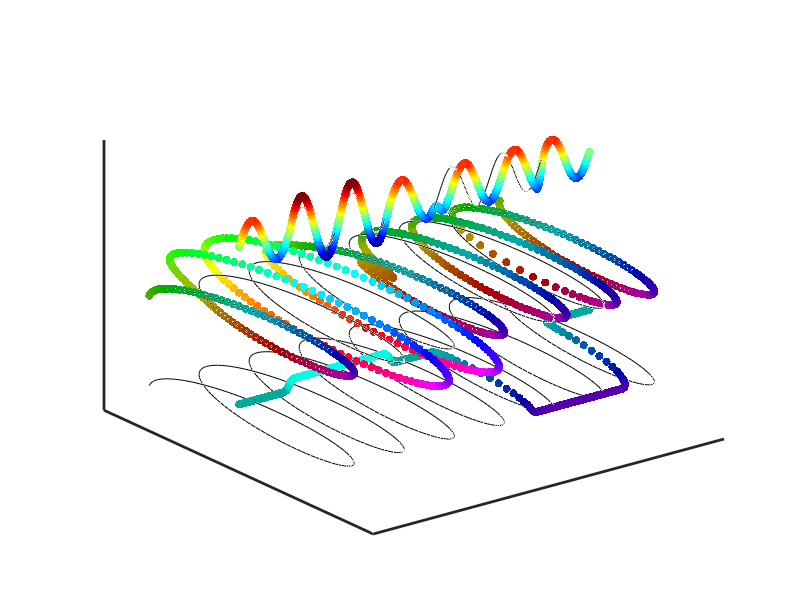

Write MATLAB code to recreate this figure. (Note: this script raises an error after producing the figure.)
%% panel 3 - Demodulation demo
nSteps = 700;
x = linspace(0,14*pi,nSteps);
y = exp(1i*x);
A = [zeros(100,1); ones(200,1); zeros(400,1)]/2+1;
win = 20;
A = filtfilt(gausswin(win),sum(gausswin(win)),A);
dP = [zeros(400,1); ones(200,1); zeros(100,1)]*-pi/2;
dP = filtfilt(gausswin(win),sum(gausswin(win)),dP);
z = A'.*exp(1i*(x+dP'));zd = -conj((z.*conj(y))*1i);
angCol = colormap('hsv');angCol = circshift(angCol,[16 0]);
absCol = colormap('jet');
c = ceil((angle(z)+pi)/(2*pi)*64);
c1 = imag(z)-min(imag(z))+eps;
c1 = ceil(c1/max(c1)*64);
figure;sh = 4;
plot3(1:nSteps,zeros(size(y)),imag(y),'k');
hold all;scatter3(1:nSteps,zeros(size(z)),imag(z),[],absCol(c1,:),'filled');
plot3(1:nSteps,real(y),imag(y)-sh,'k');
hold all;scatter3(1:nSteps,real(z),imag(z)-sh,[],bsxfun(@times,angCol(c,:),(A/max(A))),'filled');
plot3(1:nSteps,real(y),imag(y)-2*sh,'k');
c = max(1,ceil((angle(zd)+pi)/(2*pi)*64));
hold all;scatter3(1:nSteps,real(zd),imag(zd)-2*sh,[],bsxfun(@times,angCol(c,:),(A/max(A))),'filled');
set(gca,'xtick',[],'ytick',[],'ztick',[],'linewidth',2);
%% panel 4/5
inds = 52965:53140;angCol = colormap('hsv');
%temp = filtLow(angVel(pos)',1250/32,2);
[posa,s,u] = svds(pos(:,1:2),1);
posa = s*posa;
temp = filtLow(diff(posa(inds)),1250/32,2);
indsa = inds(1)*4:inds(end)*4;
X1 = morFilter(X(:,indsa(1)-1000:indsa(end)+1000),8,1250/8);X1 = X1(:,1001:end-1000);
[u,s,v1] = svds(X1,1);
um = mean(abs(u)).*exp(1i*circ_mean(angle(u)));
v2 = um*s*v1';
%% panel 4
sub = 100:285;mA = max(max(abs(X1(:,sub))));
v1c = mean(abs(v2(sub)))*exp(1i*angle(v2(sub)));
figure;plot3((sub-min(sub))/1250*8,real(v1c),imag(v1c),'k');hold all;
sh = s/50;
plot3((sub-min(sub))/1250*8,real(v1c),imag(v1c)-sh,'k');hold all;
%X1d = bsxfun(@times,X1(:,sub),exp(1i*(-angle(v1c))));
X1d = exp(1i*angle(conj(u*s*v1(sub)'))).*X1(:,sub);
X1d = abs(X1d).*exp(1i*(angle(X1d) + pi/2));
for i = 1:size(X1,1)
    c = ceil((angle(X1(i,sub))+pi)/(2*pi)*64);
    scatter3((sub-min(sub))/1250*8,real(X1(i,sub)),imag(X1(i,sub)),[],bsxfun(@times,angCol(c,:),abs(X1(i,sub)')/mA),'filled');
    c = min(64,max(1,ceil((angle(X1d(i,:))+pi)/(2*pi)*64)));
    scatter3((sub-min(sub))/1250*8,real(X1d(i,:)),imag(X1d(i,:))-sh,[],bsxfun(@times,angCol(c,:),abs(X1(i,sub)')/mA),'filled');
end
%% panel 5
c = ceil((angle(v2)+pi)/(2*pi)*64);
figure;subplot('position',[.1 .85 .9 .1]);plot(temp*1250/32,'k','linewidth',2);axis tight;set(gca,'xtick',[],'fontsize',16);title('Velocity');ylabel('cm/s');
subplot('position',[.1 .6 .9 .2]);imagesc(X(:,indsa));set(gca,'ytick',[1 64],'xtick',[],'fontsize',16);title('Raw LFP');
subplot('position',[.1 .3 .9 .2]);imagesc(complexIm(X1,0,1));set(gca,'ytick',[1 64],'xtick',[],'fontsize',16);ylabel('Channel #');title('Filtered Theta');
subplot('position',[.1 .26 .9  .03]);scatter(1:numel(v2),real(v2),[],angCol(c,:),'filled');axis tight off;
subplot('position',[.1 .01 .9 .2]);imagesc(linspace(0,size(X1,2)/1250*8,size(X1,2)),1:64,...bsxfun(@times,X1,exp(1i*angle(v1)'))
    complexIm(bsxfun(@times,X1,exp(1i*-angle(v2))),0,1,16));%.*exp(1i*-angle(u*v1')),0,2,16));
set(gca,'ytick',[1 64],'xtick',1:4,'fontsize',16);title('Demodulated Theta');xlabel('Time (s)');

%figure;subplot(4,1,2);imagesc(complexIm(v2,0,1));colorbar;axis off;
%c = ceil(mod(angle(v2),2*pi)/(2*pi)*64);%(angle(v2*1i)+pi)
%subplot(4,1,3);scatter(1:numel(v2),real(v2),[],angCol(c,:),'filled');
%set(gca,'color','w','xtick',[],'ytick',[]);axis tight; colorbar;
%% panel 6
offSet = 1;
Xf1 = [bsxfun(@times,Xf,exp(1i*angle(v(:,1))).');...
[zeros(offSet,1); v(1+offSet:end,1).*conj(v(1:end-offSet,1))./abs(v(1:end-offSet,1))].'];
Xf1 = [real(Xf1);imag(Xf1)];
Xf1 = zscore(Xf1,0,2);
t = conj(complex(W(p2,1:end/2),W(p2,end/2+1:end)))*complex(Xf1(1:65,:),Xf1(66:end,:));
%%
t = W(p2,:)*zscore(Xf1,0,2);
Wp = pinv(W);Wp = Wp(:,p2);
%%
[sp cellInfo] = hipSpikes('ec014.468',32/1.25);
spf = morFilter(sp,8,1250/32);clear sp;
s1 =  [35    17    19     7    26    27    60     6    33    39    50    54    18    67    21    31 14    36    46    44    40     1    56    59  24];
runTriggerViewSp(pos,v,spf(cellInfo == 1,:),[50 1],.05,s1(r(1:25)));
%% correlate high freq ICA and spiking
[sp cellInfo] = hipSpikes('ec014.468',32/1.25);
[A,tes,td] = allHighFreq('ec014.468.h5',1:8,pos,1);
tdf = morFilter(td,8,1250/32);
spf = morFilter(sp,8,1250/32);clear sp;
[~,~,teSp] = runTriggerViewSp(pos,v,spf(cellInfo >= 1,:),[50 1],.05);
[~,~,tes1] = runTriggerViewC(pos,v,tdf,[50 1],.05,eye(size(tdf,1)));
for i = 1:size(tes1,1)
    tes1f(i,:,:) = imfilter(squeeze(tes1(i,:,:)),fspecial('gaussian',5,1));
end
for i = 1:85
    teSpf(i,:,:) = imfilter(squeeze(teSp(i,:,:)),fspecial('gaussian',5,1));
end
ccf = abs(corr(tes1f(:,:)',teSpf(:,:)'));
figure;ccfa = ccf1;
for i = 1:18
[fx(i),fy(i)] = find(ccfa == max(ccfa(:)));
ccfa(fx(i),:) = 0;
ccfa(:,fy(i)) = 0;
subplot(6,6,2*i-1);imagesc(complexIm(imfilter(squeeze(tes1(fx(i),:,:)),fspecial('gaussian',5,1)),0,1));axis off;
subplot(6,6,2*i);imagesc(complexIm(imfilter(squeeze(teSp(fy(i),:,:)),fspecial('gaussian',5,1)),0,1));axis off;
end
%% compare different layers in 512-electrode data
%ss = [];
%for i =1:32
%x = getData('AB3-58.h5',(i-1)*16+(1:16),1000000);
%x = filtHigh(x,1250,100,8);
%s = std(x,0,2);
%ss = [ss s];
%end
%ss1 = ss(:);
%probes1= probes(:,[1:12 14 13 16 15]);
%for i = 1:size(probes,1)
%for j = 1:size(probes,2)
%ssa(i,j) = ss1(probes1(i,j)+1);
%end
%end
r = rippledet('AB3-59',512,154);
rm = mean(r,2);
rm = showGrid(rm,probes1);
rm = rm > graythresh(rm);
r = roipoly;
r1 = r & showGrid(1-rm,probes1);
%f = probes1(ssa < .11 & r)+1;
f = probes1(r1)+1;
fTest = zeros(512,1);
fTest(f) = 1;
figure;showGrid(fTest,probes1);
[A,W] = runTriggerICA(pos,v,Xf(f,:),.05);
%r1 = roipoly;
%f1 = probes1(ssa > .12 & r1)+1;
%[A1,W1] = runTriggerICA(pos,v,Xf(f1,:),.05);
%[A2,W2] = runTriggerICA(pos,v,Xf([f; f1],:),.05);
%% ica on anterior, posterior, and both shanks (AB3-58AP.mat)
[A2,W2,Z2] = runTriggerICA(pos,v,Xf(:,:),.05);
[A,W,Z] = runTriggerICA(pos,v,Xf(probes1(:) > 255,:),.05);
[A1,W1,Z1] = runTriggerICA(pos,v,Xf(probes1(:) <= 255,:),.05);
runTriggerViewC(pos,v,Xf(probes1(:) <= 255,:),[50 1],.05,W1);
runTriggerViewC(pos,v,Xf(probes1(:) > 255,:),[50 1],.05,W);
%% high freq ica in 2d environs
ccfa = corr(sp(cellInfo >= 1,:)',td');
for i = 1:18
[fx(i),fy(i)] = find(ccfa == max(ccfa(:)));
ccfa(fx(i),:) = 0;
ccfa(:,fy(i)) = 0;
end
td(1:2:35,:) = td(fy,:);
sp = sp(cellInfo >= 1,:);
td(2:2:36,:) = sp(fx,:);
A1(:,2:2:36) = A(:,fy);
A1(:,1:2:35) = A(:,fy);
for i = 1:16
subplot(6,6,2*i);title(sh(fx(i)));
end
%% cross frequency
[a b c d] = runTriggerViewBoth(X,Xf,v,pos,[.05 1],50,whiteningMatrix,phi,W);
 c2 = c;for i = 1:size(c,1)
c2(i,:,:) = imfilter(squeeze(c(i,:,:))./max(d,1),fspecial('gaussian',5,1));
c2(i,:,:) = c2(i,:,:)/max(c2(i,:));
end
a2 = a;for i = 1:size(a,1)
a2(i,:,:) = imfilter(squeeze(a(i,:,:))./max(b,1),fspecial('gaussian',5,1));
a2(i,:,:) = a2(i,:,:)/max(abs(a2(i,:)));
end
f1 = figure;f2 = figure;
for i = 1:64
figure(f1);subplot(8,8,i);plot((dewhiteningMatrix*squeeze(phi(:,i,:)))');
figure(f2);subplot(8,8,i);imagesc(squeeze(c2(i,:,:)));
end
cc = corr(abs(a2(:,:))',abs(c2(:,:))');
params.Fs = 1250/8;params.tapers = [1 1];params.pad = 2;
f1 = figure;f2 = figure;f3 = figure;cc1 = cc;for i = 1:20
[fx fy] = find(cc1 == max(cc1(:)));
cc1(fx,:) = 0;cc1(:,fy) = 0;
figure(f1);subplot(4,5,i);imagesc(abs([squeeze(c2(fy,:,:))/max(squeeze(c2(fy,:))); squeeze(a2(fx,:,:))/max(squeeze(a2(fx,:)))]));
figure(f2);subplot(4,5,i);set(gca,'nextPlot','add','ColorOrder',squeeze(complexIm(Z(:,fx),0,1)));
phiT = (dewhiteningMatrix*squeeze(phi(:,fy,:)));
plot(phiT');axis tight;
figure(f3);subplot(4,5,i);set(gca,'nextPlot','add','ColorOrder',squeeze(complexIm(Z(:,fx),0,1)));
[S,f] = mtspectrumc(phiT',params);
plot(f,S);axis tight;
end
%% sort positional indices
c = squeeze(mean(c,2));
posInds = find(max(abs(c),[],2) > 2);
[~,m] = max(abs(c(posInds,:)),[],2);
[~,s] = sort(m,'ascend');
posInds = posInds(s);
%% cross frequency 1
 u = u(:,1);
uc = angle(u);
uc = uc - min(uc);
uc = uc / (max(uc)+eps);
uc = 64-floor(uc*64);
cm = colormap;
cc = corr(abs(a2(:,:))',abs(c2(posInds,:))');
f1 = figure;f2 = figure;f3 = figure;
for i = 1:numel(posInds)
    figure(f1);subplot(4,5,i);set(gca,'nextPlot','add','ColorOrder',cm(uc,:));
    plot((dewhiteningMatrix*squeeze(phi(:,posInds(i),:)))');axis tight;
    figure(f2);subplot(4,5,i);set(gca,'nextPlot','add','ColorOrder',cm(uc,:));
    [~,m] = max(cc(:,i));
    plot(-(real(A(:,m)*exp(1i*linspace(0,2*pi,size(phi,3)))))');title(m);axis tight;
    figure(f3);subplot(4,5,i);imagesc(abs([squeeze(c2(posInds(i),:,:))/max(squeeze(c2(posInds(i),:)));...
        squeeze(a2(m,:,:))/max(squeeze(a2(m,:)))]));
end
%%4 examples for fig 4
ps = [9 10 16 18];
figure;
for i = 1:4
    subplot(2,4,i);set(gca,'nextPlot','add','ColorOrder',cm(uc,:));
    plot((dewhiteningMatrix*squeeze(phi(:,posInds(ps(i)),:)))');axis tight;
    [~,m] = max(cc(:,ps(i)));
    subplot(2,4,i+4);set(gca,'nextPlot','add','ColorOrder',cm(uc,:));
    plot(-(real(A(:,m)*exp(1i*linspace(0,2*pi,size(phi,3)))))');axis tight;
end
%%
[magAll timeAll numAll numSamps] = runConvAct(X,pos);
j = 1;
sPlot(squeeze(complex(numAll(j,:,:)/100,timeAll(j,:,:)./(max(1,numAll(j,:,:))))))
tempMag = squeeze(magAll(j,:,:));
[~,mx] = max(abs(tempMag),[],2);
tempTime = squeeze(timeAll(j,:,:)./max(1,numAll(j,:,:)));
for i = 1:size(tempMag,1)
tM(i,:) = circshift(tempMag(i,:),[0 50-mx(i)]);
tT(i,:) = circshift(tempTime(i,:),[0 50-mx(i)]);
end
plot(tT')
%%FIG 1 anatomy
figure;imagesc(pos(:,:,3));colormap gray;axis image;
[xs,ys] = meshgrid((1:32)*50,(1:8)*300);
scale = 5/3;
hold all;scatter(ys(:)*scale-150,xs(:)*scale,'r','filled')
hold all;scatter(ys(:)*scale-150+4000,xs(:)*scale,'r','filled')
%load elecPos.mat
x8 = reshape(cc1(1,:),[8 8]);
y8 = reshape(cc1(2,:),[8 8]);
y8 = y8/mean(mean(diff(y8)))*20;
x8 = x8/mean(mean(diff(x8')))*200;
scatter(x8(:)*scale+1200,-y8(:)*scale,'y','filled');
x8 = x8(:,5:8);y8 = y8(:,5:8);
scatter(x8(:)*scale+1200,-y8(:)*scale,'g','filled');
scatter(x8(:)*scale+1200,-y8(:)*scale,'y');
%% find sequences of ic activations
allCorr = zeros(numel(lags),512,512);for j = 1:numel(lags)
allCorr(j,:,:) = Xfd*circshift(Xfd,[0 lags(j)])';
end
[mVal,mInds] = max(abs(allCorr));
mVal = squeeze(mVal);mInds = squeeze(mInds);

%%try 2
for i = 1:512
m(i) = max(bwlabel(bwmorph(abs(Xfd(i,:)) > 4,'dilate',10)));
end
figure;plot(m)
fi = find(m > 10);
%sPlot(abs(Xfd(fi,:)))
%[inds,fi] = sort(m,'descend');
xy = [];for i = 1:numel(fi)
temp = imfilter(squeeze(actMax(fi(i),:,:)),fspecial('gaussian',5,1));
[xy(i,1) xy(i,2)] = find(temp == max(temp(:)));
end
[a b c] = mtspo_ga(xy,1-mVal(fi,fi),1);
%%plot vel plus sequences of activation in maze
vel = angVel(pos);
veld = [];
for i = 1:2
veld(:,i) = decimate(vel(:,i),8);
end
figure;subplot('position',[0 .8 1 .2]);
inds = 5900:6500;
veld = filtLow(veld(inds,1),1250/32/8,1);
plot(veld,'b','linewidth',2);hold all;
vSig = filtLow(v1(inds),1250/32/8,1);
vSig = vSig - prctile(vSig,5);
b = veld > 2;
for i = 1:4
    b = b - bwmorph(b,'endpoints');
end
b = bwmorph(b,'dilate',7);
for i = 1:3
    b = b - bwmorph(b,'endpoints');
end
hold all;
plot(vSig/max(vSig)*8,'r','linewidth',2);axis tight;
set(gca,'xtick',[],'ytick',[]);
subplot('position',[0 0 1 .8]);hold all;
imagesc(filtLow(abs(Xfd(fi,inds)),1250/32/8,1));
b = find(bwmorph(b,'endpoints'));
for i = 1:numel(b)
    subplot('position',[0 0 1 .8]);plot(b(i)*ones(2,1),[0 numel(fi)],'w--','linewidth',2);
    %subplot('position',[0 .8 1 .2]);plot(b(i)*ones(2,1),[-.5 10],'k--','linewidth',2);
end
subplot('position',[0 .8 1 .2]);set(gca,'ylim',[-.5 max(veld)*1.3]);
%% make patchwork for maze activations
[im frameCol] = superImp(absMean,fi,1,5,6);
%% zoom into home base
[a b] = restlessBox(Xfd(fi,:),pos,[-inf 160 160 300],frameCol,37:39,33:36);
%% draw boundaries on array
for i = 1:3
xx = min(bounds1{i}.xs):max(bounds{i}.xs);
yy = interp1(bounds1{i}.xs,bounds{i}.ys,xx,'cubic');
plot(xx,yy,'w--','linewidth',2);
end
%%%%%%%%%%
ind = [ 4     3    28    19    11    43];
A = A(:,fi);
A = bsxfun(@times,A,exp(1i*-angle(mean(A))));
A1 = bsxfun(@rdivide,A,sqrt(sum(A.*conj(A))));
A2 = bsxfun(@minus,A1(:,ind),mean(A1,2));
 for i = 1:12
if mod(i,2)
base = 256;
else
base = 0;
end
A3(i,:) = A2(base+(1:256),ceil(i/2));
end
figure;showGrid(A3.',probes1(:,1:8),.25,[1 6],1,6);drawnow;
hold all;for j = 1:6
offX = 88*mod(j-1,3);
offY = 33*floor((j-1)/3);
for i = 1:3
xx = min(bounds1{i}.xs):max(bounds1{i}.xs);
yy = interp1(bounds1{i}.xs,bounds1{i}.ys,xx,'cubic');
plot(offX+xx,offY+yy,'w--','linewidth',2);
end
end
%%
figure;for i = 1:150
subtightplot(1,1,1);
showGrid(real(A3Or.'*exp(1i*i/15*2*pi)),probes1(:,1:8),.25,[1 6],1,4);
hold all;for j = 1:6
offX = 88*mod(j-1,2)+44;
offY = 33*floor((j-1)/2);
for ii = 1:3
xx = min(bounds{ii}.xs):max(bounds{ii}.xs);
yy = interp1(bounds{ii}.xs,bounds{ii}.ys,xx,'cubic');
plot(offX+xx,offY+yy,'w--','linewidth',2);
end
offX = 88*mod(j-1,2);
offY = 33*floor((j-1)/2);
for ii = 1:3
xx = min(bounds1{ii}.xs):max(bounds1{ii}.xs);
yy = interp1(bounds1{ii}.xs,bounds1{ii}.ys,xx,'cubic');
plot(offX+xx,offY+yy,'w--','linewidth',2);
end
end
hold off;drawnow;
m(i) = getframe(gcf);
end
%% ICA at different levels
%Xp = runTriggerView1d(pos,v,Xf,100,.05);
%Xps = repmat(mean(Xp,2),[1 88 1]);
%Xpn = Xp-Xps;
%goodInds = Xp(1,:) ~= 0;
numSamps = size(Xp(:,:),2);
circ = exp(1i*linspace(0,numSamps*pi/2,numSamps));
ys = repmat(eye(size(Xp,3)),[1 size(Xp,2)]);ys = permute(ys,[1 3 2]);
xcLen = 25;
xc = zeros(20,xcLen*2+1);
for i = 1:20
temp = Xps + Xpn*(i-1)/10;
temp = temp(:,:);%/sqrt(temp(:)'*temp(:));
%[A,W] = ACMNsym(bsxfun(@times,temp(:,goodInds),circ(goodInds)),'mle_circ');
%icaAct = W*temp(:,:);
%icaAct = squeeze(mean(reshape(icaAct,[64 88 200]),2));
temp = bsxfun(@minus,temp,mean(temp(:,goodInds),2));
W = (temp(:,goodInds)*temp(:,goodInds)')\temp(:,goodInds)*ys(:,goodInds)';
temp(:,~goodInds) = nan;
ys = W'*temp;
ys = squeeze(nanmean(reshape(ys,[size(ys,1) size(Xps,2) size(Xps,3)]),2));
for j = 1:size(ys,1)
    xc(i,:) = xc(i,:) + xcov(ys(j,:),xcLen);
end
%xc(i,:) = interp1(1:101,xc(i,:),1:.1:101);
end
figure;imagesc(complexIm(xc));